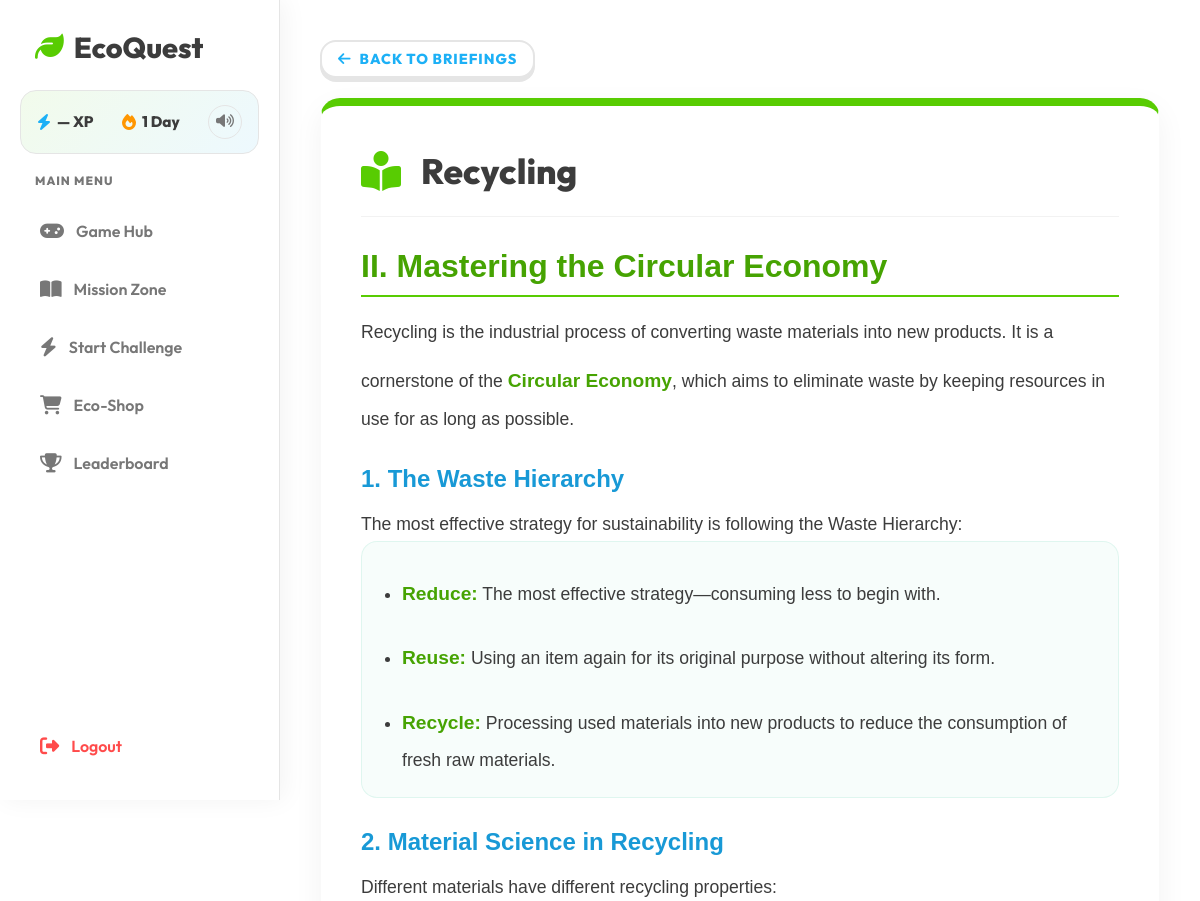
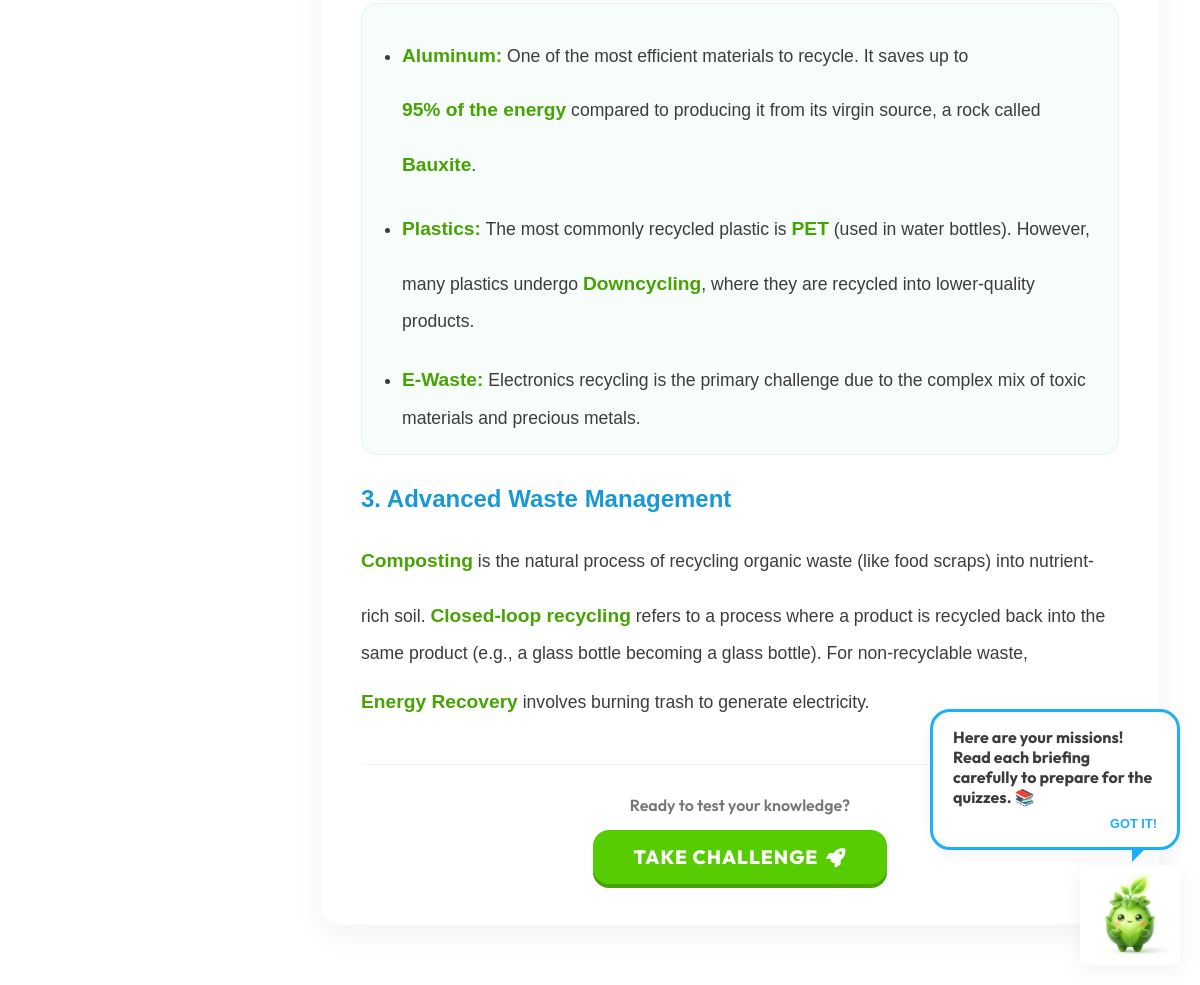
The page /learning/2 (signed in) on the database its author committed (2 pictures, top to bottom).
### tables this page shows
CREATE TABLE topics (
    topic_id INTEGER PRIMARY KEY AUTOINCREMENT,
    topic_name TEXT NOT NULL,
    content TEXT
, icon TEXT, description TEXT);

### app.py (the view)
@app.route("/learning/<int:topic_id>")
def topic_detail(topic_id):
    if "user_id" not in session:
        return redirect("/")
    conn = get_connection()
    cursor = conn.cursor()
    cursor.execute("SELECT topic_id, topic_name, content FROM topics WHERE topic_id=?", (topic_id,))
    topic = cursor.fetchone()
    conn.close()
    if not topic:
        return redirect("/learning")
    return render_template("topic_detail.html", topic=topic)

### app.py (called while the page is built)
def get_connection():
    return sqlite3.connect("database.db")

### templates/topic_detail.html (shortened to what this page needs)
{% extends "base.html" %}
{% block content %}
<div class="animate-fade-in" style="max-width: 900px; margin: 0 auto;">
    <div style="margin-bottom: 20px;">
        <a href="{{ url_for('learning') }}" class="btn btn-secondary" style="padding: 8px 16px; font-size: 0.9rem;">
            <i class="fa-solid fa-arrow-left"></i> Back to Briefings
        </a>
    </div>
    <div class="card" style="border-top: 8px solid var(--primary); padding: 40px;">
        <div
            style="display: flex; align-items: center; gap: 20px; margin-bottom: 30px; border-bottom: 1px solid rgba(0,0,0,0.05); padding-bottom: 20px;">
            <div style="font-size: 2.5rem; color: var(--primary);">
                <i class="fa-solid fa-book-open-reader"></i>
            </div>
            <h1 style="font-size: 2.2rem; color: var(--text-main); margin: 0;">{{ topic[1] }}</h1>
        </div>
        <div class="detailed-content" style="line-height: 1.8; color: var(--text-main); font-size: 1.1rem;">
            {{ topic[2] | safe }}
        </div>
        <div style="margin-top: 40px; padding-top: 30px; border-top: 1px solid rgba(0,0,0,0.05); text-align: center;">
            <p class="text-muted" style="margin-bottom: 15px; font-weight: 600;">Ready to test your knowledge?</p>
            <a href="{{ url_for('quiz', topic_id=topic[0]) }}" class="btn"
                style="font-size: 1.2rem; padding: 15px 40px;">
                Take Challenge <i class="fa-solid fa-rocket"></i>
            </a>
        </div>
    </div>
</div>
{% endblock %}

### static/style.css (style rules this page uses)
:root { --primary: #58CC02; --primary-dark: #46a302; --primary-light: #89E219; --secondary: #1CB0F6; --secondary-dark: #1899d6; --accent: #FFC800; --danger: #FF4B4B; --danger-dark: #EA2B2B; --background: #FFFFFF; --bg-light: #FFFFFF; --bg-sidebar: #F7F7F7; --surface: #FFFFFF; --text-main: #3C3C3C; --text-muted: #777777; --warning: #FFC800; --warning-dark: #D3A600; --border-color: #E5E5E5; --glass-bg: rgba(255, 255, 255, 0.9); --glass-border: rgba(255, 255, 255, 0.4); --glass-shadow: 0 8px 32px 0 rgba(31, 38, 135, 0.07); --radius-lg: 20px; --radius-md: 16px; --radius-sm: 12px; --transition: all 0.2s ease-in-out; --font-main: 'Nunito', sans-serif; --shadow: 0 4px 15px rgba(0,0,0,0.05); --coin-gold: #FFD700; --streak-fire: #FF4500; }
* { box-sizing: border-box; margin: 0; padding: 0; }
body { font-family: 'Outfit', 'Nunito', sans-serif; background-color: var(--background); color: var(--text-main); min-height: 100vh; display: flex; overflow-x: hidden; }
h1, h2, h3, h4, h5, h6 { font-weight: 800; color: var(--text-main); line-height: 1.2; }
.text-muted { color: var(--text-muted); }
.card { background: var(--surface); padding: 30px; border-radius: var(--radius-lg); box-shadow: 0 10px 30px rgba(0, 0, 0, 0.05); transition: var(--transition); border: 1px solid rgba(0, 0, 0, 0.02); }
.btn { display: inline-flex; align-items: center; justify-content: center; gap: 8px; background: var(--primary); color: white; padding: 14px 28px; border: none; border-radius: var(--radius-md); font-size: 1.1rem; font-weight: 800; text-transform: uppercase; letter-spacing: 1px; cursor: pointer; transition: var(--transition); text-decoration: none; box-shadow: 0 4px 0 var(--primary-dark); }
.btn-secondary { background: white; color: var(--secondary); border: 2px solid var(--border-color); box-shadow: 0 4px 0 var(--border-color); }
.briefing-content { font-family: 'Nunito', sans-serif; line-height: 1.8; }
.briefing-title { color: var(--primary-dark); font-size: 2rem; border-bottom: 2px solid var(--primary); padding-bottom: 10px; margin-top: 30px; margin-bottom: 20px; }
.briefing-section { color: var(--secondary-dark); margin-top: 30px; margin-bottom: 15px; font-size: 1.5rem; }
.animate-fade-in { animation: fadeIn 0.6s cubic-bezier(0.4, 0, 0.2, 1) forwards; }

### templates/topic_detail.html (style rules this page uses)
.detailed-content strong { color: var(--primary-dark); font-size: 1.2rem; display: inline-block; margin-top: 15px; margin-bottom: 5px; }
.detailed-content ul { background: rgba(16, 185, 129, 0.03); padding: 20px 20px 20px 40px; border-radius: var(--radius-md); border: 1px solid rgba(16, 185, 129, 0.1); }
.detailed-content li { margin-bottom: 10px; }
.detailed-content li:last-child { margin-bottom: 0; }

### rows shown on the page
topics: topic_name "Recycling", content "II. Mastering the Circular Economy Recycling is the industrial process of converting waste materials into new products. It is a cornerstone of the Circular Economy , which aims to eliminate waste by keeping resources in use for as long as possible. 1. The Waste Hierarchy The most effective strategy for sustainability is following the Waste Hierarchy: Reduce: The most effective strategy—consuming less to begin with. Reuse: Using an item again for its original purpose without altering its form. Recycle: Processing used materials into new products to reduce the consumption of fresh raw materials. 2. Material Science in Recycling Different materials have different recycling properties:…"

### other values the page prints
{{ session.get('xp', '—') }} "—"
{{ session.get('streak', 1) }} "1"
